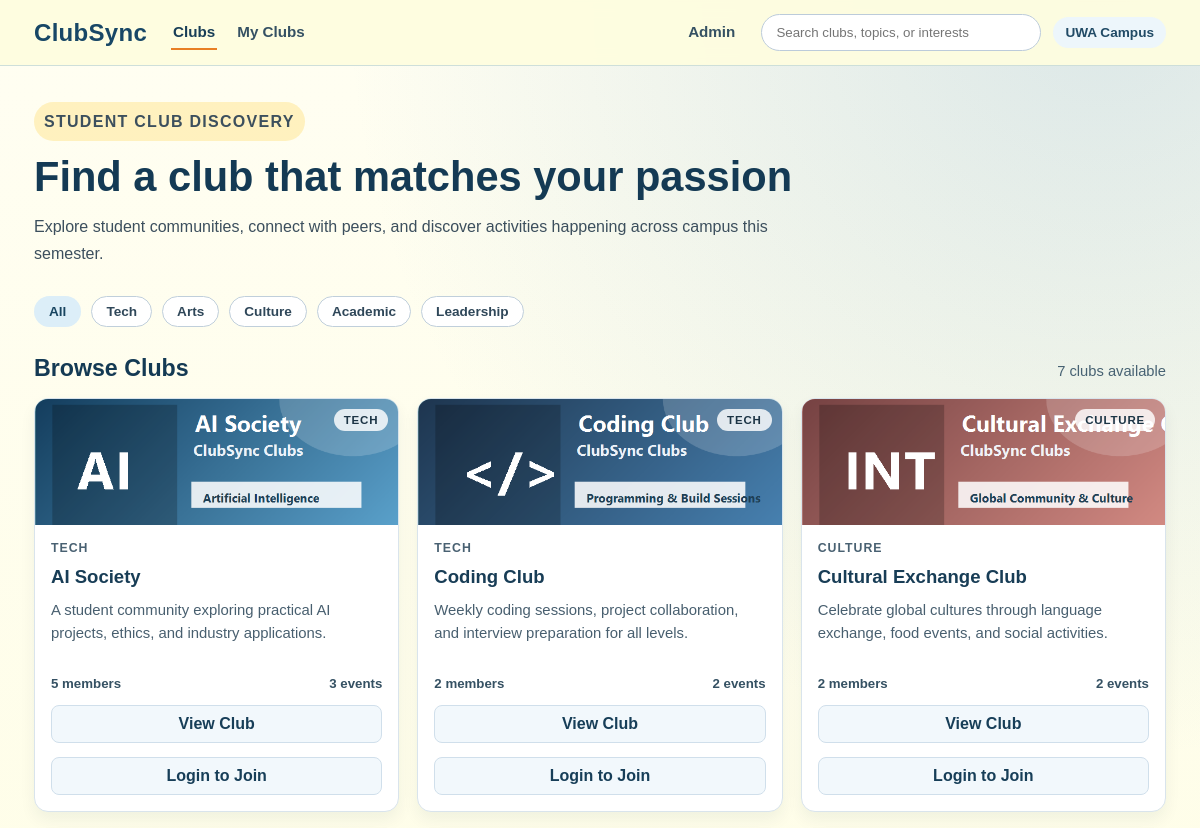
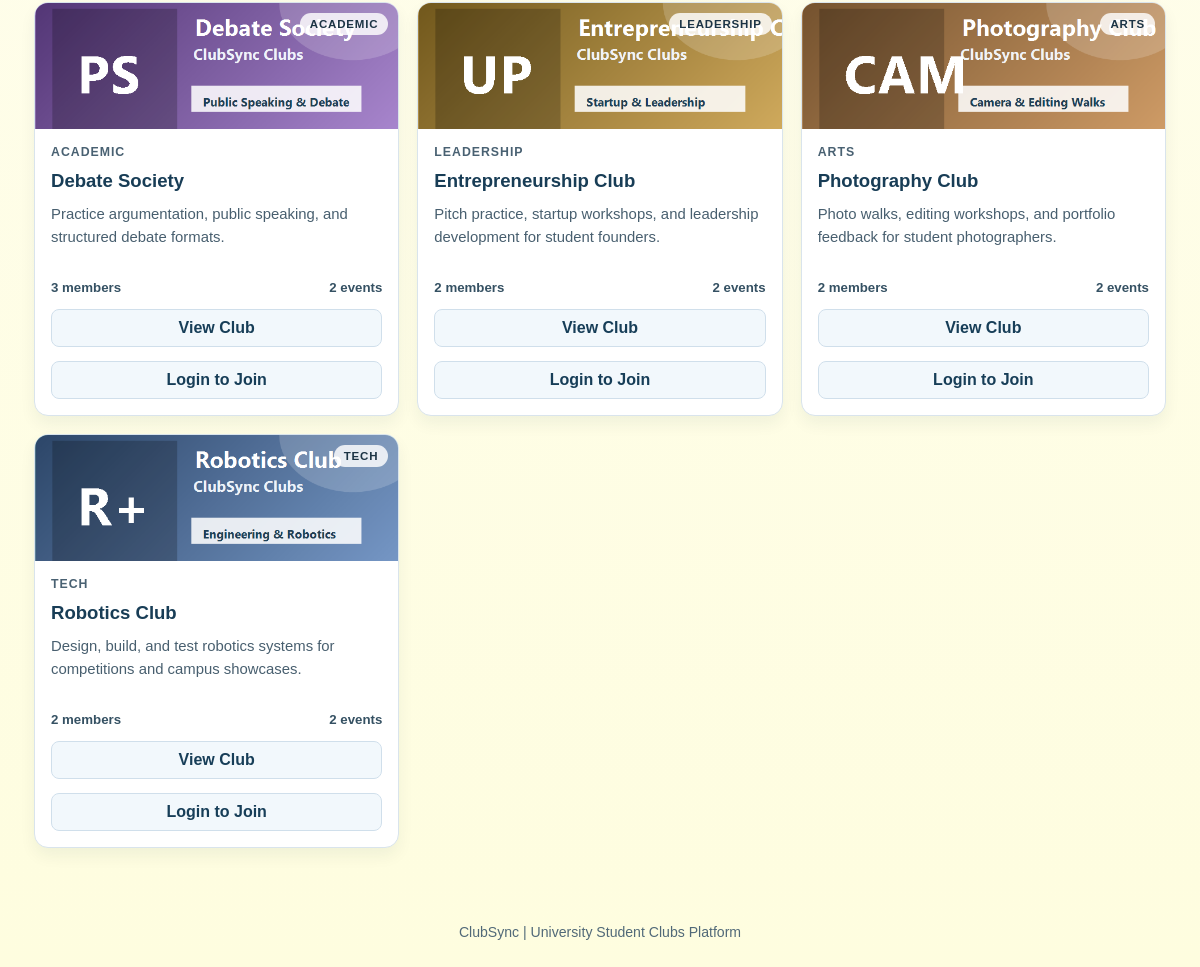
Page /clubs on the committed database (2 pictures, top to bottom).
### models/club.py (models this page shows)
class Club(db.Model):
    __tablename__ = "clubs"
    id = db.Column(db.Integer, primary_key=True)
    name = db.Column(db.String(100), nullable=False)
    description = db.Column(db.Text, nullable=False)
    category = db.Column(db.String(50), nullable=True)
    image_path = db.Column(db.String(255), nullable=True)
    events = db.relationship("Event", backref="club", cascade="all, delete")
    memberships = db.relationship("Membership", backref="club", cascade="all, delete")

### routes/clubs.py (the view)
@clubs_bp.route("/clubs")
def clubs():
    requested_category = request.args.get("category", "All", type=str).strip()
    selected_category = (
        requested_category if requested_category in CLUB_CATEGORIES else "All"
    )
    clubs_query = Club.query
    if selected_category != "All":
        clubs_query = clubs_query.filter(Club.category == selected_category)
    clubs_list = clubs_query.order_by(Club.name.asc()).all()
    current_user = _get_current_user()
    member_club_ids = _member_club_ids_for_user(current_user.id if current_user else None)
    club_summaries = []
    for club in clubs_list:
        events = sorted(club.events, key=lambda club_event: club_event.id)
        club_summaries.append(
            {
                "club": club,
                "member_count": len(club.memberships),
                "event_count": len(events),
                "is_member": club.id in member_club_ids,
            }
        )
    return render_template(
        "club_list.html",
        club_summaries=club_summaries,
        categories=CLUB_CATEGORIES,
        selected_category=selected_category,
    )

### routes/clubs.py (called while the page is built, shortened)
def _get_current_user():
    user_id = session.get("user_id")
    if not user_id:
        return None

def _member_club_ids_for_user(user_id):
    if not user_id:
        return set()
    memberships = Membership.query.filter_by(user_id=user_id).all()
    return {membership.club_id for membership in memberships}

### templates/club_list.html (shortened to what this page needs)
<!DOCTYPE html>
<html lang="en">
<head>
    <link rel="stylesheet" href="{{ url_for('static', filename='css/styles.css') }}">
    <link rel="stylesheet" href="{{ url_for('static', filename='css/alerts.css') }}">
    <link rel="stylesheet" href="{{ url_for('static', filename='css/club_list.css') }}">
</head>
<body class="clubs-page">
<header class="clubs-header">
    <div class="clubs-header-inner">
        <a class="clubs-brand" href="{{ url_for('dashboard.index') }}">ClubSync</a>
        <nav class="clubs-nav" aria-label="Primary">
            <a href="{{ url_for('clubs.clubs') }}" class="active" aria-current="page">Clubs</a>
            <a href="{{ url_for('clubs.myclubs') }}">My Clubs</a>
            <a href="/admin" class="nav-admin-link">Admin</a>
        </nav>
        <div class="clubs-header-tools">
            <div class="clubs-search" role="search">
                <input type="text" aria-label="Search clubs" placeholder="Search clubs, topics, or interests">
            </div>
            <span class="clubs-location">UWA Campus</span>
        </div>
    </div>
</header>
<main class="clubs-main">
    <section class="clubs-hero">
        <p class="clubs-kicker">Student Club Discovery</p>
        <h1>Find a club that matches your passion</h1>
        <p>
            Explore student communities, connect with peers, and discover activities happening across campus this semester.
        </p>
    </section>
    <section class="clubs-filter-row" aria-label="Club categories">
        {% for category in categories %}
            {% if category == 'All' %}
                {% set category_link = url_for('clubs.clubs') %}
            {% else %}
                {% set category_link = url_for('clubs.clubs', category=category) %}
            {% endif %}
            <a href="{{ category_link }}" class="filter-chip{% if selected_category == category %} active{% endif %}">
                {{ category }}
            </a>
        {% endfor %}
    </section>
    <section class="clubs-listing" aria-label="Club list">
        <div class="clubs-section-head">
            <h2>Browse Clubs</h2>
            <p>
                {{ club_summaries|length }} club{% if club_summaries|length != 1 %}s{% endif %}
                {% if selected_category != 'All' %}
                    in {{ selected_category }}
                {% else %}
                    available
                {% endif %}
            </p>
        </div>
        <div class="club-grid">
            {% set return_path = request.full_path if request.query_string else request.path %}
            {% set category_visual_map = {
                'Tech': 'club-visual--ai',
                'Arts': 'club-visual--photo',
                'Culture': 'club-visual--culture',
                'Academic': 'club-visual--debate',
                'Leadership': 'club-visual--entre'
            } %}
            {% if club_summaries %}
                {% for summary in club_summaries %}
                    <article class="club-card">
                        {% set category_name = summary.club.category if summary.club.category else 'Uncategorized' %}
                        <div class="club-visual {{ category_visual_map.get(summary.club.category, 'club-visual--coding') }}">
                            <img
                                class="club-visual-image"
                                src="{{ url_for('static', filename=summary.club.image_path if summary.club.image_path else 'images/clubs/default.png') }}"
                                alt="{{ summary.club.name }} image"
                                loading="lazy"
                            >
                            <span>{{ category_name }}</span>
                        </div>
                        <div class="club-card-body">
                            <p class="club-card-category">{{ category_name }}</p>
                            <h3>{{ summary.club.name }}</h3>
                            <p class="club-card-description">{{ summary.club.description }}</p>
                            <div class="club-card-meta">
                                <span>{{ summary.member_count }} member{% if summary.member_count != 1 %}s{% endif %}</span>
                                <span>{{ summary.event_count }} event{% if summary.event_count != 1 %}s{% endif %}</span>
                            </div>
                            <a href="{{ url_for('clubs.club_details', club_id=summary.club.id) }}" class="club-card-cta">View Club</a>
                            {% if session.get('user_id') %}
                                {% if summary.is_member %}
                                    <form method="POST" action="{{ url_for('clubs.leave_club', club_id=summary.club.id) }}">
                                        <input type="hidden" name="next" value="{{ return_path }}">
                                        <button type="submit" class="club-card-cta">Leave Club</button>
                                    </form>
                                {% else %}
                                    <form method="POST" action="{{ url_for('clubs.join_club', club_id=summary.club.id) }}">
                                        <input type="hidden" name="next" value="{{ return_path }}">
                                        <button type="submit" class="club-card-cta">Join Club</button>
                                    </form>
                                {% endif %}
                            {% else %}
                                <a href="{{ url_for('auth.login') }}" class="club-card-cta">Login to Join</a>
                            {% endif %}
                        </div>
                    </article>
                {% endfor %}
            {% endif %}
        </div>
    </section>
</main>
<footer class="clubs-footer">
    <p>ClubSync | University Student Clubs Platform</p>
</footer>
</body>
</html>

### static/css/styles.css (style rules this page uses)
:root { --primary: #73A5CA; --background: #FEFDDF; --accent: #FFC81E; --highlight: #E87F24; }
* { margin: 0; padding: 0; box-sizing: border-box; font-family: Arial, Helvetica, sans-serif; }
body { background-color: var(--background); }
.clubs-page { color: #22303d; min-height: 100vh; background: radial-gradient(circle at 92% 0%, rgba(115, 165, 202, 0.25), transparent 36%), linear-gradient(180deg, #fffef2 0%, var(--background) 100%); }
.clubs-header { position: sticky; top: 0; z-index: 10; background: rgba(254, 253, 223, 0.92); backdrop-filter: blur(8px); border-bottom: 1px solid rgba(115, 165, 202, 0.35); }
.clubs-header-inner { max-width: 1180px; margin: 0 auto; padding: 14px 24px; display: flex; align-items: center; gap: 24px; flex-wrap: wrap; }
.clubs-brand { font-size: 1.5rem; font-weight: 700; color: #184766; text-decoration: none; letter-spacing: 0.3px; }
.clubs-nav { display: flex; align-items: center; gap: 18px; flex: 1; }
.clubs-nav a { text-decoration: none; color: #355163; font-size: 0.95rem; font-weight: 600; padding: 8px 2px; border-bottom: 2px solid transparent; transition: color 0.2s ease, border-color 0.2s ease; }
.clubs-nav a:hover, .clubs-nav a.active, .clubs-nav a[aria-current="page"] { color: #183e57; border-color: var(--highlight); }
.clubs-nav .nav-admin-link { margin-left: auto; }
.clubs-header-tools { margin-left: auto; display: flex; align-items: center; gap: 12px; }
.clubs-search input { width: 280px; padding: 10px 14px; border-radius: 999px; border: 1px solid #bccbda; background-color: #fff; color: #23313d; }
.clubs-location { padding: 8px 12px; border-radius: 999px; background: #edf6fb; color: #214b66; font-size: 0.85rem; font-weight: 600; }
.clubs-kicker { display: inline-block; margin-bottom: 12px; background: rgba(255, 200, 30, 0.24); color: #5b3f08; font-size: 0.75rem; font-weight: 700; text-transform: uppercase; letter-spacing: 0.08em; border-radius: 999px; padding: 6px 10px; }
.club-card-category { font-size: 0.77rem; color: #496172; text-transform: uppercase; letter-spacing: 0.08em; font-weight: 700; }
.clubs-footer { margin-top: 38px; text-align: center; color: #516978; font-size: 0.88rem; padding: 18px 24px 28px; }

### rows in the picture
Club: image_path (picture), club_summaries "TECH", club_summaries "TECH", club.name "AI Society", club.description "A student community exploring practical AI projects, ethics, and industry applications."
Club: image_path (picture), club_summaries "TECH", club_summaries "TECH", club.name "Coding Club", club.description "Weekly coding sessions, project collaboration, and interview preparation for all levels."
Club: image_path (picture), club_summaries "CULTURE", club_summaries "CULTURE", club.name "Cultural Exchange Club", club.description "Celebrate global cultures through language exchange, food events, and social activities."
Club: image_path (picture), club_summaries "ACADEMIC", club_summaries "ACADEMIC", club.name "Debate Society", club.description "Practice argumentation, public speaking, and structured debate formats."
Club: image_path (picture), club_summaries "LEADERSHIP", club_summaries "LEADERSHIP", club.name "Entrepreneurship Club", club.description "Pitch practice, startup workshops, and leadership development for student founders."
Club: image_path (picture), club_summaries "ARTS", club_summaries "ARTS", club.name "Photography Club", club.description "Photo walks, editing workshops, and portfolio feedback for student photographers."
Club: image_path (picture), club_summaries "TECH", club_summaries "TECH", club.name "Robotics Club", club.description "Design, build, and test robotics systems for competitions and campus showcases."

### other values in the picture
{{ category }} "All" "Tech" "Arts" "Culture" "Academic" "Leadership"
{{ club_summaries|length }} "7"
{{ summary.member_count }} "5" "2" "2" "3" "2" "2" "2"
{{ summary.event_count }} "3" "2" "2" "2" "2" "2" "2"
